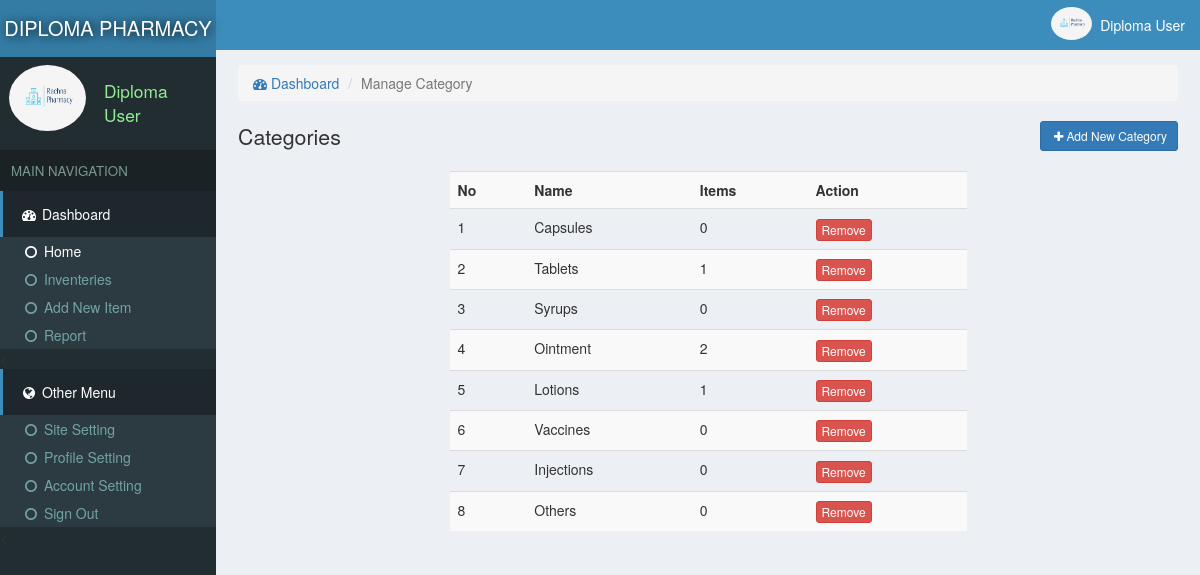
The app's page /manageCat.php (signed in) with its own data.
### tables this page shows
CREATE TABLE `site` (
  `id` int NOT NULL,
  `title` varchar(222) NOT NULL,
  `name` varchar(222) NOT NULL
);

CREATE TABLE `users` (
  `id` int NOT NULL,
  `email` varchar(222) NOT NULL,
  `password` varchar(222) NOT NULL,
  `name` varchar(222) NOT NULL,
  `pic` varchar(222) NOT NULL,
  `number` varchar(222) NOT NULL,
  `date` timestamp NOT NULL DEFAULT CURRENT_TIMESTAMP
);

CREATE TABLE `categories` (
  `id` int NOT NULL,
  `name` varchar(222) NOT NULL,
  `pic` varchar(111) NOT NULL,
  `details` varchar(333) NOT NULL,
  `date` timestamp NOT NULL DEFAULT CURRENT_TIMESTAMP
);

### assets/db.php (called while the page is built, shortened)
<?php
    $con = new mysqli('localhost','root','','store');
    $array = $con->query("select * from users where id ='$_SESSION[userId]'");
    $user = $array->fetch_assoc();
?>

### manageCat.php (the view, shortened to what this page needs)
<?php require "assets/function.php" ?>
<?php require 'assets/db.php';?>
<!DOCTYPE html>
<html>
<head>
  <?php require "assets/autoloader.php" ?>
</head>
<body style="background: #ECF0F5;padding:0;margin:0">
<div class="dashboard" style="position: fixed;width: 18%;height: 100%;background:#222D32">
  <div style="background:#357CA5;padding: 14px 3px;color:white;font-size: 15pt;text-align: center;text-shadow: 1px 1px 11px black">
    <a href="index.php" style="color: white;text-decoration: none;"><?php echo strtoupper(siteName()); ?> </a>
  </div>
  <div class="flex" style="padding: 3px 7px;margin:5px 2px;">
    <div><img src="photo/<?php echo $user['pic'] ?>" class='img-circle' style='width: 77px;height: 66px'></div>
    <div style="color:lightgreen;font-size: 13pt;padding: 14px 7px;margin-left: 11px;"><?php echo ucfirst($user['name']); ?></div>
  </div>
  <div style="background: #1A2226;font-size: 10pt;padding: 11px;color: #79978F">MAIN NAVIGATION</div>
  <div>
    <div style="background:#1E282C;color: white;padding: 13px 17px;border-left: 3px solid #3C8DBC;"><span><i class="fa fa-dashboard fa-fw"></i> Dashboard</span></div>
    <div class="item">
      <ul class="nostyle zero">
        <a href="index.php"><li style="color: white"><i class="fa fa-circle-o fa-fw"></i> Home</li></a>
        <a href="inventeries.php"><li><i class="fa fa-circle-o fa-fw"></i> Inventeries</li></a>
       <a href="addnew.php"><li><i class="fa fa-circle-o fa-fw"></i> Add New Item</li></a>
        <a href="reports.php"><li><i class="fa fa-circle-o fa-fw"></i> Report</li></a>
      </ul><
    </div>
  </div>
  <div style="background:#1E282C;color: white;padding: 13px 17px;border-left: 3px solid #3C8DBC;"><span><i class="fa fa-globe fa-fw"></i> Other Menu</span></div>
  <div class="item">
      <ul class="nostyle zero">
        <a href="sitesetting.php"><li><i class="fa fa-circle-o fa-fw"></i> Site Setting</li></a>
       <a href="profile.php"><li><i class="fa fa-circle-o fa-fw"></i> Profile Setting</li></a>
        <a href="accountSetting.php"><li><i class="fa fa-circle-o fa-fw"></i> Account Setting</li></a>
        <a href="logout.php"><li><i class="fa fa-circle-o fa-fw"></i> Sign Out</li></a>
      </ul><
    </div>
</div>
<div class="marginLeft" >
  <div style="color:white;background:#3C8DBC" >
    <div class="pull-right flex rightAccount" style="padding-right: 11px;padding: 7px;">
      <div><img src="photo/<?php echo $user['pic'] ?>" style='width: 41px;height: 33px;' class='img-circle'></div>
      <div style="padding: 8px"><?php echo ucfirst($user['name']) ?></div>
    </div>
  </div>
  <div class="content2">
    <ol class="breadcrumb ">
        <li><a href="index.php"><i class="fa fa-dashboard"></i> Dashboard</a></li>
        <li class="active">Manage Category</li>
    </ol>
    <div>
      <span style="font-size: 16pt;color: #333333">Categories </span>
      <button class="btn btn-primary btn-sm pull-right" data-toggle="modal" data-target="#addIn"><i class="fa fa-plus fa-fw"> </i>Add New Category</button>
    </div>
  <?php
    $i=0;
    $array = $con->query("select * from categories");
    ?>
    <br>
    <table class="table table-striped " style="width: 55%;margin: auto;">
      <tr>
        <th>No</th>
        <th>Name</th>
        <th>Items</th>
        <th>Action</th>
      </tr>
    <?php
    while ($row = $array->fetch_assoc())
    {
      $i++;
      $array2 = $con->query("select count(*) as qty from inventeries where catId = '$row[id]'");
      $row2 = $array2->fetch_assoc();
  ?>
    <tr>
      <td><?php echo $i ?></td>
      <td><?php echo $row['name']; ?></td>
      <td><?php echo $row2['qty']; ?></td>
      <td><a href="delete.php?category=<?php echo $row['id'] ?>"><button class="btn btn-xs btn-danger">Remove</button></a></td>
    </tr>
  <?php
    }
    echo "</table>";
   ?>
  </div>
</div>
</body>
</html>

### records on screen
site: name "DIPLOMA PHARMACY"
users: pic (picture), name "Diploma User"
categories: name "Capsules", qty "0"
categories: name "Tablets", qty "1"
categories: name "Syrups", qty "0"
categories: name "Ointment", qty "2"
categories: name "Lotions", qty "1"
categories: name "Vaccines", qty "0"
categories: name "Injections", qty "0"
categories: name "Others", qty "0"
